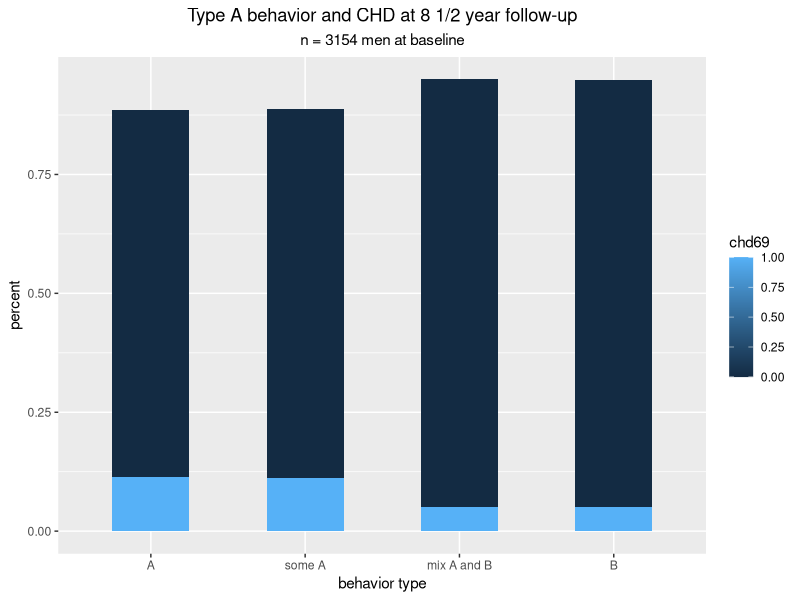
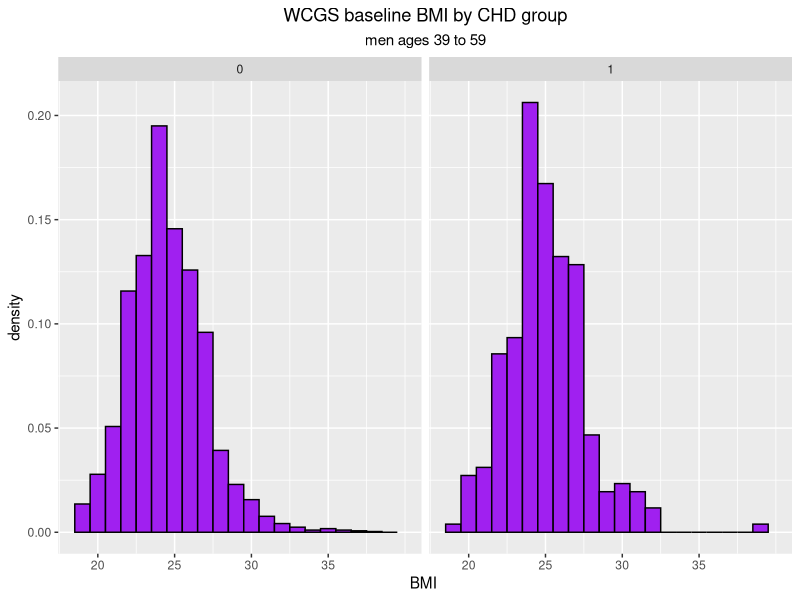

Reproduce these figures in R, in order.
## ---- chunk 1
library(ggplot2)
library(dplyr)
library(readr)
library(epitools)
library(readr)
library(rmarkdown)
library(knitr)

data(wcgs)
## ---- chunk 2
wcgs$dibpat0_fact <- factor(wcgs$dibpat0, ordered = TRUE, labels = c("A","B"))


wcgs$smoker0[wcgs$ncigs0 > 0] <- 1
wcgs$smoker0[wcgs$ncigs0 == 0] <- 0

wcgs$smoker0_fact <- factor(wcgs$smoker0, ordered = TRUE, labels = c("Non-Smoker","Smoker"))


wcgs$highsbp0[wcgs$sbp0 >= 140] <- 1
wcgs$highsbp0[wcgs$sbp0 < 140] <- 0


wcgs$heightcm0 <- round(wcgs$height0 * 2.54, digits = 2)
wcgs$weightkg0 <- round(wcgs$weight0/2.2, digits = 2)
wcgs$BMI0 <- round(wcgs$weightkg0/((wcgs$heightcm0/100)^2), digits = 1)
## ---- chunk 3

# Question 1 to turn in

# average cholesterol at baseline for smokers and non-smokers


wcgs %>% group_by(smoker0_fact) %>% summarize(average = mean(sbp0))
## ---- chunk 4
head(wcgs)
## ---- chunk 5

# create a factor variable out of the 4-level behavioral pattern variable, behpat0

wcgs$behpat0_fact <- factor(wcgs$behpat0,
                           ordered = TRUE,
                           labels = c("A", "some A", "mix A and B","B"))
wcgs$smoker_example <- factor(labels = c("A","B"), wcgs$smoker0)
## ---- chunk 6

# cut gives us a lot of flexibility 
# in our specifications of the interval endpoints 
# the intervals here are the commonly used ones

wcgs$bmi_cat <- cut(wcgs$BMI0,
                    breaks = c(0, 18.5, 25.0, 30.0, Inf),
                    include.lowest = TRUE,
                    right = FALSE,
                    ordered_results = TRUE,
                    labels = c("underweight", "normal", "overweight", "obese") )

## ---- chunk 7

wcgs %>% group_by(bmi_cat) %>% summarize(blood_pressure = mean(sbp0))

## ---- chunk 8

## ---- chunk 9
# control (command)+alt-i
# command+shift+c to make comments
## ---- chunk 10

wcgs$chd69_fact <- factor(wcgs$chd69, labels = c("No CHD", "CHD"))
## ---- chunk 11

# these are examples for additional tables

behpat_table <- table(wcgs$behpat0_fact)
addmargins(behpat_table)
round(prop.table(behpat_table), digits = 3)



# table for behavioral pattern and chd

# the proportion option 1 asks for "row percents" in the two-way table 
# this is Question 2 to turn in

# making a two-way table chd and behavioral pattern
chd_behpat_table <- table(wcgs$behpat0_fact, wcgs$chd69)
addmargins(chd_behpat_table)
round(prop.table(chd_behpat_table, 1), digits = 3)

# making a two-way table chd and blood pressure
# 

wcgs$highsbp0_fact <- factor(wcgs$highsbp0, labels = c("High Sbp", "Low Sbp"))

chd_highsbp_table <- table(wcgs$highsbp0_fact, wcgs$chd69)
addmargins(chd_highsbp_table)
round(prop.table(chd_highsbp_table, 1), digits = 3)

## ---- chunk 12

## ---- chunk 13

# this is Question 3 to turn in

wcgs %>% count(behpat0_fact, chd69) %>%
  group_by(behpat0_fact) %>%
  mutate(prop = n/sum(n))  %>%
  ggplot(aes(x = behpat0_fact, y = prop, fill = chd69)) +
  geom_bar(width = 0.5, stat = "identity", position = "dodge") +
  labs(y = "percent", x = "behavior type", title = "Type A behavior and CHD at 8 1/2 year follow-up", 
       subtitle = "n = 3154 men at baseline") +
  theme(plot.title = element_text(hjust = 0.5), plot.subtitle = element_text(hjust = 0.5))
## ---- chunk 14

# summary for BMI by CHD at 8 /12 yr follow-up

no_chd_summary <- summary(subset(wcgs, chd69 == "No CHD", select = BMI0))

chd_summary <- summary(subset(wcgs, chd69 == "CHD", select = BMI0))

no_chd_summary
chd_summary

#use facet wrap to get side by side histgrams for baseline BMI by CHD

ggplot(wcgs, aes(x = BMI0, y = ..density..)) +
  geom_histogram(binwidth = 1, color = "black", fill = "purple") +
  facet_wrap(.~wcgs$chd69) + 
  labs(title = "WCGS baseline BMI by CHD group",
       subtitle = "men ages 39 to 59",
       x = "BMI ",
       y = "density" ) +
  scale_x_continuous(limits = c(18.5, 40),
                     breaks = c(20, 25, 30, 35),
                     labels = c(20, 25, 30, 35)) +
  theme(plot.title = element_text(hjust = 0.5),
        plot.subtitle = element_text(hjust = 0.5))
